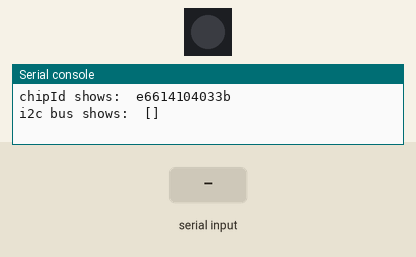
This program was run on a simulated ESP32 board running MicroPython. On the bench: 1 RGB LEDs in strip order, left to right, the last lines printed to the serial console. The test bench sets the inputs (shaded band). At 5.0 s the program stops and its outputs stay as they are.

Above: at 1.2 s.
1.3 s: "1" received over the second serial link
At 2.5 s:
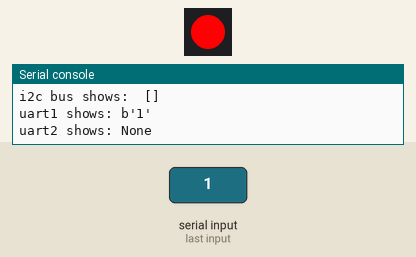
At 5.3 s:
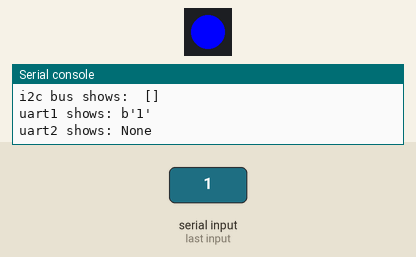
Timing chart, 0 to 6.5 s (numbered marks = the images above; inputs shaded):
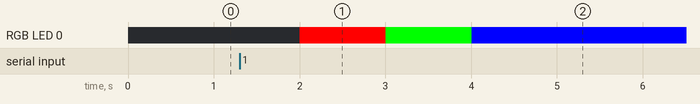

The program:

hwtest.py
```python
import utime
import neopixel
import machine

from machine import Pin, UART, unique_id


id = unique_id()
chipId = "{:02x}{:02x}{:02x}{:02x}{:02x}{:02x}".format(
    id[0], id[1], id[2], id[3], id[4], id[5]
)
print("chipId shows: ", chipId)
i2c = machine.I2C(scl=Pin(22), sda=Pin(21))
print("i2c bus shows: ", i2c.scan())
uart2 = UART(1, rx=26, tx=27, baudrate=9600)
uart1 = UART(2, rx=0, tx=2, baudrate=9600)
utime.sleep(2)
print("uart1 shows:", uart1.read(32))
print("uart2 shows:", uart2.read(32))
RED = (255, 0, 0)
GREEN = (0, 255, 0)
BLUE = (0, 0, 255)
colors = [RED, GREEN, BLUE]
np = neopixel.NeoPixel(Pin(12), 1)
for color in colors:
    np[0] = color
    np.write()
    utime.sleep(1)
```
